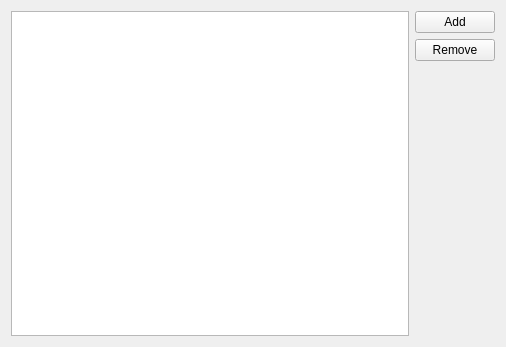
<?xml version="1.0" encoding="UTF-8"?>
<ui version="4.0">
 <class>ImageDirWindow</class>
 <widget class="QWidget" name="ImageDirWindow">
  <property name="geometry">
   <rect>
    <x>0</x>
    <y>0</y>
    <width>506</width>
    <height>347</height>
   </rect>
  </property>
  <property name="windowTitle">
   <string>ImageSource</string>
  </property>
  <layout class="QHBoxLayout" name="horizontalLayout_2">
   <item>
    <widget class="QTreeView" name="dirview">
     <property name="alternatingRowColors">
      <bool>true</bool>
     </property>
     <property name="selectionBehavior">
      <enum>QAbstractItemView::SelectRows</enum>
     </property>
    </widget>
   </item>
   <item>
    <layout class="QVBoxLayout" name="verticalLayout">
     <item>
      <widget class="QPushButton" name="pbAdd">
       <property name="text">
        <string>Add</string>
       </property>
       <property name="icon">
        <iconset theme="list-add">
         <normaloff>.</normaloff>.</iconset>
       </property>
      </widget>
     </item>
     <item>
      <widget class="QPushButton" name="pbRemove">
       <property name="text">
        <string>Remove</string>
       </property>
       <property name="icon">
        <iconset theme="list-remove">
         <normaloff>.</normaloff>.</iconset>
       </property>
      </widget>
     </item>
     <item>
      <spacer name="verticalSpacer">
       <property name="orientation">
        <enum>Qt::Vertical</enum>
       </property>
       <property name="sizeHint" stdset="0">
        <size>
         <width>20</width>
         <height>40</height>
        </size>
       </property>
      </spacer>
     </item>
    </layout>
   </item>
  </layout>
  <action name="actionAddDir">
   <property name="text">
    <string>AddDir</string>
   </property>
  </action>
  <action name="actionRemDir">
   <property name="text">
    <string>RemDir</string>
   </property>
  </action>
 </widget>
 <resources/>
 <connections>
  <connection>
   <sender>actionAddDir</sender>
   <signal>triggered()</signal>
   <receiver>ImageDirWindow</receiver>
   <slot>addDir()</slot>
   <hints>
    <hint type="sourcelabel">
     <x>-1</x>
     <y>-1</y>
    </hint>
    <hint type="destinationlabel">
     <x>252</x>
     <y>173</y>
    </hint>
   </hints>
  </connection>
  <connection>
   <sender>actionRemDir</sender>
   <signal>triggered()</signal>
   <receiver>ImageDirWindow</receiver>
   <slot>remDir()</slot>
   <hints>
    <hint type="sourcelabel">
     <x>-1</x>
     <y>-1</y>
    </hint>
    <hint type="destinationlabel">
     <x>252</x>
     <y>173</y>
    </hint>
   </hints>
  </connection>
  <connection>
   <sender>pbAdd</sender>
   <signal>clicked()</signal>
   <receiver>actionAddDir</receiver>
   <slot>trigger()</slot>
   <hints>
    <hint type="sourcelabel">
     <x>129</x>
     <y>324</y>
    </hint>
    <hint type="destinationlabel">
     <x>-1</x>
     <y>-1</y>
    </hint>
   </hints>
  </connection>
  <connection>
   <sender>pbRemove</sender>
   <signal>clicked()</signal>
   <receiver>actionRemDir</receiver>
   <slot>trigger()</slot>
   <hints>
    <hint type="sourcelabel">
     <x>375</x>
     <y>324</y>
    </hint>
    <hint type="destinationlabel">
     <x>-1</x>
     <y>-1</y>
    </hint>
   </hints>
  </connection>
 </connections>
 <slots>
  <slot>addDir()</slot>
  <slot>remDir()</slot>
 </slots>
</ui>
